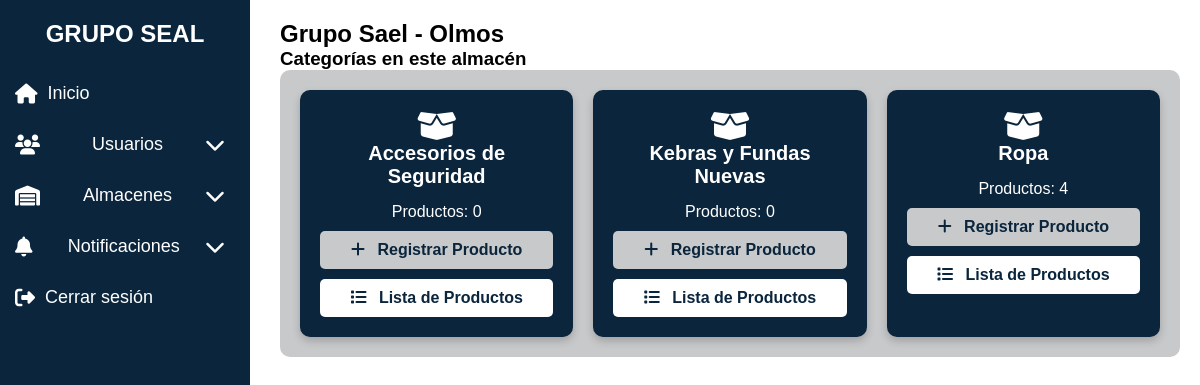
Screenshot of /almacenes/ver-almacen.php?id=4 (signed in) with the database file from the repository.
### tables this page shows
CREATE TABLE `almacenes` (
  `id` int(11) NOT NULL,
  `nombre` varchar(100) NOT NULL,
  `ubicacion` varchar(255) NOT NULL
);

CREATE TABLE `categorias` (
  `id` int(11) NOT NULL,
  `nombre` varchar(100) NOT NULL
);

### almacenes/ver-almacen.php (the view, shortened to what this page needs)
<?php
$usuario_rol = isset($_SESSION["user_role"]) ? $_SESSION["user_role"] : "usuario";
require_once "../config/database.php";
$almacen_id = $_GET['id'];
$sql = "SELECT * FROM almacenes WHERE id = ?";
$stmt = $conn->prepare($sql);
$stmt->bind_param("i", $almacen_id);
$stmt->execute();
$result = $stmt->get_result();
$almacen = $result->fetch_assoc();
$sql_categorias = "SELECT c.id, c.nombre,
                   (SELECT COUNT(*) FROM productos p WHERE p.categoria_id = c.id AND p.almacen_id = ?) AS total_productos
                   FROM categorias c";
$stmt_categorias = $conn->prepare($sql_categorias);
$stmt_categorias->bind_param("i", $almacen_id);
$stmt_categorias->execute();
$categorias = $stmt_categorias->get_result();
?>
<!DOCTYPE html>
<html lang="es">
<head>
    <link rel="stylesheet" href="../assets/css/styles-dashboard.css">
    <link rel="stylesheet" href="../assets/css/styles-almacenes.css">
    <link rel="stylesheet" href="../assets/css/styles-categorias.css">
    <link rel="stylesheet" href="../assets/css/styles-pendientes.css">
    <link rel="stylesheet" href="https://cdnjs.cloudflare.com/ajax/libs/font-awesome/6.4.2/css/all.min.css">
</head>
<body data-almacen-id="<?php echo $almacen_id; ?>">
<nav class="sidebar" id="sidebar">
    <h2>GRUPO SEAL</h2>
    <ul>
        <li><a href="../dashboard.php"><i class="fas fa-home"></i> Inicio</a></li>
        <?php if ($usuario_rol == 'admin'): ?>
        <li class="submenu-container">
            <a href="#" aria-label="Menú Usuarios">
                <i class="fas fa-users"></i> Usuarios <i class="fas fa-chevron-down"></i>
            </a>
        </li>
        <?php endif; ?>
        <li class="submenu-container">
            <a href="#" aria-label="Menú Almacenes">
                <i class="fas fa-warehouse"></i> Almacenes <i class="fas fa-chevron-down"></i>
            </a>
        </li>
        <li class="submenu-container">
            <a href="#" aria-label="Menú Notificaciones">
                <i class="fas fa-bell"></i> Notificaciones <i class="fas fa-chevron-down"></i>
            </a>
        </li>
        <li><a href="../logout.php"><i class="fas fa-sign-out-alt"></i> Cerrar sesión</a></li>
    </ul>
</nav>
<main class="content" id="main-content">
    <h2><?php echo htmlspecialchars($almacen['nombre']); ?></h2>
    <h3>Categorías en este almacén</h3>
    <div class="categorias-container">
        <?php if ($categorias->num_rows > 0): ?>
            <?php while ($categoria = $categorias->fetch_assoc()): ?>
                <div class="categoria-card">
                    <i class="fas fa-box-open fa-2x"></i>
                    <h4><?php echo htmlspecialchars($categoria['nombre']); ?></h4>
                    <p>Productos: <?php echo $categoria['total_productos']; ?></p>
                    <?php if ($usuario_rol == 'admin'): ?>
                    <button class="btn-registrar" onclick="location.href='../productos/registrar.php?almacen_id=<?php echo $almacen_id; ?>&categoria_id=<?php echo $categoria['id']; ?>'">
                        <i class="fas fa-plus"></i> Registrar Producto
                    </button>
                    <?php endif; ?>
                    <button class="btn-lista" onclick="location.href='../productos/listar.php?almacen_id=<?php echo $almacen_id; ?>&categoria_id=<?php echo $categoria['id']; ?>'">
                        <i class="fas fa-list"></i> Lista de Productos
                    </button>
                </div>
            <?php endwhile; ?>
        <?php else: ?>
            <p>No hay categorías registradas.</p>
        <?php endif; ?>
    </div>
</main>
</body>
</html>

### assets/css/styles-dashboard.css (style rules this page uses)
* { margin: 0; padding: 0; box-sizing: border-box; font-family: 'Poppins', sans-serif; }
body { background-color: #ffffff; }
.sidebar { width: 250px; height: 100vh; background: #0a253c; color: #ffffff; position: fixed; top: 0; left: 0; padding-top: 20px; transition: transform 0.3s ease-in-out; z-index: 999; }
.sidebar h2 { text-align: center; margin-bottom: 20px; }
.sidebar ul { list-style: none; padding: 0; }
.sidebar ul li { padding: 15px; }
.sidebar ul li a { text-decoration: none; color: #ffffff; font-size: 18px; display: flex; align-items: center; }
.sidebar ul li a i { margin-right: 10px; font-size: 20px; }
.content { margin-left: 260px; padding: 20px; transition: margin-left 0.3s ease-in-out; }
.submenu-container a { display: flex; justify-content: space-between; align-items: center; }

### assets/css/styles-categorias.css (style rules this page uses)
.categorias-container { display: grid; grid-template-columns: repeat(auto-fit, minmax(250px, 1fr)); gap: 20px; padding: 20px; background-color: #c8c9ca; border-radius: 10px; }
.categoria-card { background-color: #0a253c; color: #ffffff; padding: 20px; border-radius: 10px; text-align: center; box-shadow: 0px 4px 8px rgba(0, 0, 0, 0.2); transition: transform 0.3s ease-in-out, box-shadow 0.3s ease-in-out; }
.categoria-card h4 { margin-bottom: 15px; font-size: 20px; font-weight: bold; }
.categoria-card button { width: 100%; margin-top: 10px; padding: 10px; border: none; border-radius: 5px; font-size: 16px; font-weight: bold; cursor: pointer; transition: background-color 0.3s ease-in-out, transform 0.2s; }
.btn-registrar { background-color: #c8c9ca; color: #0a253c; }
.btn-lista { background-color: #ffffff; color: #0a253c; }
.categoria-card button i { margin-right: 8px; }

### rows the page displays
almacenes: nombre "Grupo Sael - Olmos"
categorias: nombre "Accesorios de Seguridad", total_productos "0"
categorias: nombre "Kebras y Fundas Nuevas", total_productos "0"
categorias: nombre "Ropa", total_productos "4"
